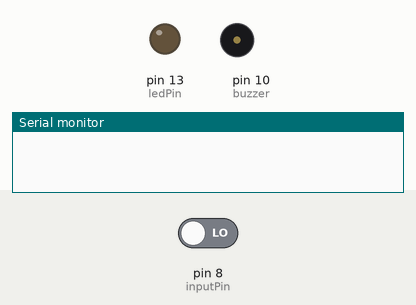
A sketch run on a simulated Arduino Uno, built with avr-gcc and run on an emulated ATmega328P. Shown: output pins drawn as LEDs (lit = HIGH), buzzer (waves = sounding), the last lines printed to the serial monitor. Inputs (shaded band) come from the test bench; at power-on: pin 8 (inputPin) LOW.

Above: at 1.2 s.
1.3 s: pin 8 (inputPin) driven HIGH
At 2.3 s:
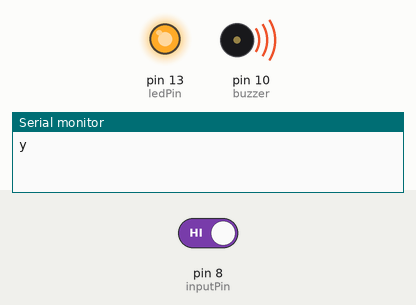
2.8 s: pin 8 (inputPin) driven LOW
At 3.9 s:
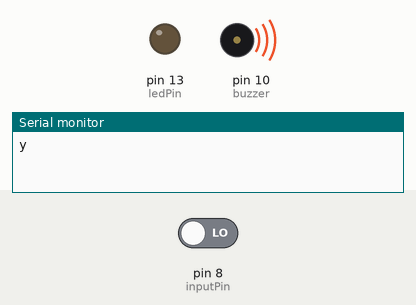
Timing chart, 0 to 5.8 s (numbered marks = the images above; inputs shaded):
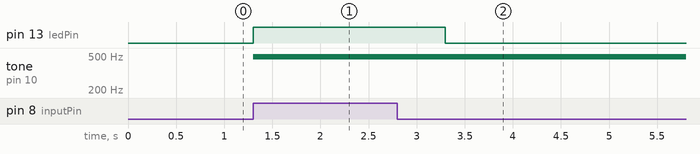

Measured:
- after the input at 1.3 s, pin 13 (ledPin): LOW → HIGH at once; tone on pin 10 (buzzer): silent → 490 Hz at once
- after the input at 2.8 s, pin 13 (ledPin): HIGH → LOW after 0.50 s

The sketch:

Slave.ino
```cpp
int inputPin = 8;
int pirState = LOW;
int val = 0;

int b_vol=25;
int buzzer=10;
int ledPin = 13;

int state=0;

void setup() {
  pinMode(inputPin, INPUT);

  pinMode(ledPin, OUTPUT);
  pinMode(buzzer,OUTPUT);

  Serial.begin(9600);
}

void loop() {

 if(Serial.available()>0){
    state=Serial.read();
  }

  if(state=='a'){
    b_vol=b_vol+5;
    Serial.println(b_vol);
    state=0;
  }
  else if(state=='b'){
    b_vol=b_vol-5;
    Serial.println(b_vol);
    state=0;
  }
  else if(state=='c'){
    b_vol=255;
    Serial.println(b_vol);
    state=0;
  }
  else if(state=='d'){
    b_vol=0;
    Serial.println(b_vol);
    state=0;
  }
  else if(state=='x'){
    analogWrite(buzzer,b_vol);
    delay(2000);
    Serial.println("DET");
    state=0;
  }


  val = digitalRead(inputPin);
  if (val == HIGH) {
    if (pirState == LOW) {
      pirState = HIGH;
    }
    digitalWrite(ledPin, HIGH);
    analogWrite(buzzer,b_vol);
    Serial.write('y');
    delay(2000);
  }

  else {
    if (pirState == HIGH){
      pirState = LOW;
    }
    digitalWrite(ledPin, LOW);
    analogWrite(buzzer,0);
  }

}
```
